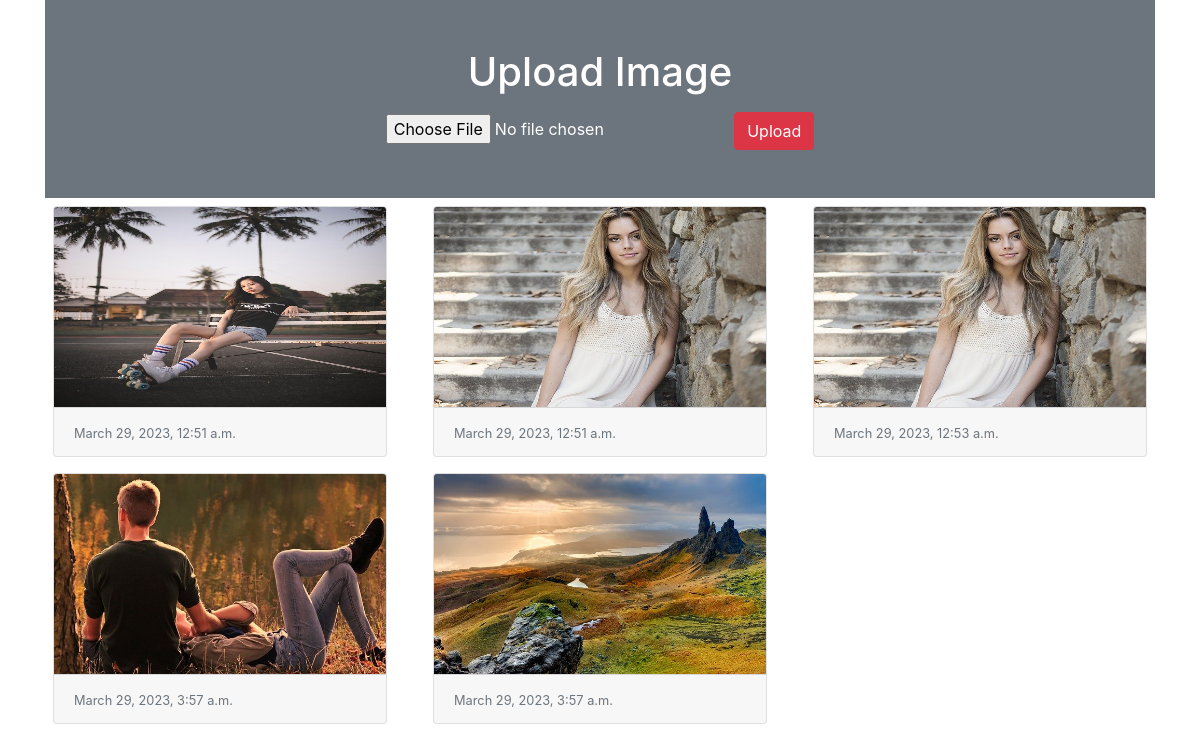
The page / on the database its author committed.
### myapp/models.py (models this page shows)
class Image(models.Model):
 photo = models.ImageField(upload_to="myimage")
 date = models.DateTimeField(auto_now_add=True)

### myapp/views.py (the view)
# urls.py: 2. Add a URL to urlpatterns:  path('', views.home, name='home')
def home(request):
 if request.method == "POST":
  form = ImageForm(request.POST, request.FILES)
  if form.is_valid():
   form.save()
 form = ImageForm()
 img = Image.objects.all()
 return render(request, 'myapp/home.html', {'img':img, 'form':form})

### myapp/forms.py
class ImageForm(forms.ModelForm):
 class Meta:
  model = Image
  fields = '__all__'
  labels = {'photo':''}

### myapp/templates/myapp/home.html (shortened to what this page needs)
<!DOCTYPE html>
<html lang="en">
  <head>
    <link
      rel="stylesheet"
      href="https://cdn.jsdelivr.net/npm/bootstrap@4.5.3/dist/css/bootstrap.min.css"
    />
  </head>
  <body>
    <div class="container">
      <div class="py-5 text-center bg-secondary text-white">
        <h1 class="mb-3">Upload Image</h1>
        <form action="" method="post" enctype="multipart/form-data">
          {% csrf_token %} {{form}}
          <input type="submit" class="btn btn-danger" value="Upload" />
        </form>
      </div>
      <div class="row">
        {% for x in img %}
        <div class="col-sm-4">
          <div class="card m-2">
            <img
              src="{{x.photo.url}}"
              alt=""
              class="card-img-top"
              height="200px"
            />
            <div class="card-footer">
              <small class="text-muted">{{x.date}}</small>
            </div>
          </div>
        </div>
        {% endfor %}
      </div>
    </div>
  </body>
</html>

### rows shown on the page
Image: photo (picture), date "March 29, 2023, 12:51 a.m."
Image: photo (picture), date "March 29, 2023, 12:51 a.m."
Image: photo (picture), date "March 29, 2023, 12:53 a.m."
Image: photo (picture), date "March 29, 2023, 3:57 a.m."
Image: photo (picture), date "March 29, 2023, 3:57 a.m."
